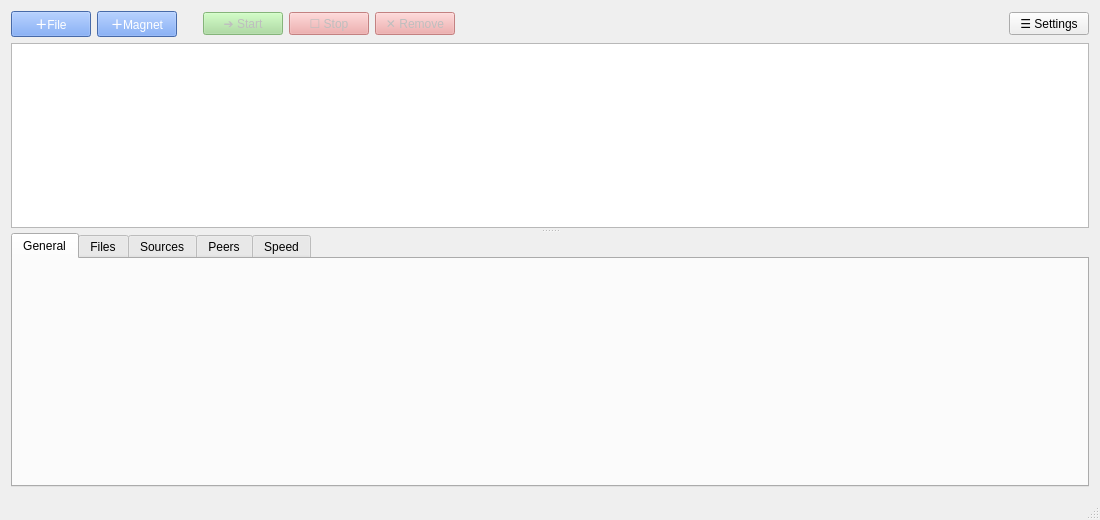
<?xml version="1.0" encoding="UTF-8"?>
<ui version="4.0">
 <class>mainWindowWidget</class>
 <widget class="QMainWindow" name="mainWindowWidget">
  <property name="geometry">
   <rect>
    <x>0</x>
    <y>0</y>
    <width>1100</width>
    <height>520</height>
   </rect>
  </property>
  <property name="windowTitle">
   <string>mtTorrent</string>
  </property>
  <widget class="QWidget" name="centralWidget">
   <layout class="QGridLayout" name="gridLayout_2">
    <item row="0" column="0">
     <layout class="QVBoxLayout" name="verticalLayout">
      <property name="spacing">
       <number>6</number>
      </property>
      <item>
       <layout class="QHBoxLayout" name="horizontalTopLayout">
        <item>
         <widget class="QPushButton" name="buttonAddFile">
          <property name="styleSheet">
           <string notr="true">background-color:CornflowerBlue;
color: rgb(255, 255, 255);
</string>
          </property>
          <property name="text">
           <string>＋File</string>
          </property>
         </widget>
        </item>
        <item>
         <widget class="QPushButton" name="buttonAddMagnet">
          <property name="styleSheet">
           <string notr="true">background-color:CornflowerBlue;
color: rgb(255, 255, 255);</string>
          </property>
          <property name="text">
           <string>＋Magnet</string>
          </property>
         </widget>
        </item>
        <item>
         <spacer name="horizontalSpacer_2">
          <property name="orientation">
           <enum>Qt::Horizontal</enum>
          </property>
          <property name="sizeType">
           <enum>QSizePolicy::Maximum</enum>
          </property>
          <property name="sizeHint" stdset="0">
           <size>
            <width>20</width>
            <height>20</height>
           </size>
          </property>
         </spacer>
        </item>
        <item>
         <widget class="QPushButton" name="buttonStart">
          <property name="enabled">
           <bool>false</bool>
          </property>
          <property name="styleSheet">
           <string notr="true">background-color:rgb(162, 219, 149);
</string>
          </property>
          <property name="text">
           <string>➔ Start</string>
          </property>
         </widget>
        </item>
        <item>
         <widget class="QPushButton" name="buttonStop">
          <property name="enabled">
           <bool>false</bool>
          </property>
          <property name="autoFillBackground">
           <bool>false</bool>
          </property>
          <property name="styleSheet">
           <string notr="true">background-color:rgb(238, 157, 157);
</string>
          </property>
          <property name="text">
           <string>☐ Stop</string>
          </property>
          <property name="flat">
           <bool>false</bool>
          </property>
         </widget>
        </item>
        <item>
         <widget class="QPushButton" name="buttonRemove">
          <property name="enabled">
           <bool>false</bool>
          </property>
          <property name="styleSheet">
           <string notr="true">background-color:rgb(238, 157, 157)</string>
          </property>
          <property name="text">
           <string>✕ Remove</string>
          </property>
         </widget>
        </item>
        <item>
         <spacer name="horizontalSpacer">
          <property name="orientation">
           <enum>Qt::Horizontal</enum>
          </property>
          <property name="sizeHint" stdset="0">
           <size>
            <width>40</width>
            <height>20</height>
           </size>
          </property>
         </spacer>
        </item>
        <item>
         <widget class="QPushButton" name="buttonSettings">
          <property name="text">
           <string>☰ Settings</string>
          </property>
         </widget>
        </item>
       </layout>
      </item>
      <item>
       <widget class="QSplitter" name="splitter">
        <property name="sizePolicy">
         <sizepolicy hsizetype="Preferred" vsizetype="Expanding">
          <horstretch>0</horstretch>
          <verstretch>0</verstretch>
         </sizepolicy>
        </property>
        <property name="minimumSize">
         <size>
          <width>0</width>
          <height>0</height>
         </size>
        </property>
        <property name="maximumSize">
         <size>
          <width>16777215</width>
          <height>16777215</height>
         </size>
        </property>
        <property name="frameShape">
         <enum>QFrame::NoFrame</enum>
        </property>
        <property name="orientation">
         <enum>Qt::Vertical</enum>
        </property>
        <property name="opaqueResize">
         <bool>true</bool>
        </property>
        <property name="handleWidth">
         <number>5</number>
        </property>
        <property name="childrenCollapsible">
         <bool>false</bool>
        </property>
        <widget class="QTableView" name="itemsTable">
         <property name="sizePolicy">
          <sizepolicy hsizetype="Expanding" vsizetype="Expanding">
           <horstretch>0</horstretch>
           <verstretch>0</verstretch>
          </sizepolicy>
         </property>
         <property name="minimumSize">
          <size>
           <width>0</width>
           <height>0</height>
          </size>
         </property>
         <property name="font">
          <font>
           <pointsize>9</pointsize>
          </font>
         </property>
         <property name="focusPolicy">
          <enum>Qt::ClickFocus</enum>
         </property>
         <property name="contextMenuPolicy">
          <enum>Qt::CustomContextMenu</enum>
         </property>
         <property name="styleSheet">
          <string notr="true">QTableView:!active
{
    selection-background-color: palette(highlight);
    selection-color: palette(highlighted-text)
}
</string>
         </property>
         <property name="editTriggers">
          <set>QAbstractItemView::NoEditTriggers</set>
         </property>
         <property name="showDropIndicator" stdset="0">
          <bool>false</bool>
         </property>
         <property name="alternatingRowColors">
          <bool>true</bool>
         </property>
         <property name="selectionMode">
          <enum>QAbstractItemView::ExtendedSelection</enum>
         </property>
         <property name="selectionBehavior">
          <enum>QAbstractItemView::SelectRows</enum>
         </property>
         <property name="verticalScrollMode">
          <enum>QAbstractItemView::ScrollPerItem</enum>
         </property>
         <property name="horizontalScrollMode">
          <enum>QAbstractItemView::ScrollPerPixel</enum>
         </property>
         <property name="showGrid">
          <bool>false</bool>
         </property>
         <property name="gridStyle">
          <enum>Qt::SolidLine</enum>
         </property>
         <property name="sortingEnabled">
          <bool>true</bool>
         </property>
         <property name="wordWrap">
          <bool>false</bool>
         </property>
         <property name="cornerButtonEnabled">
          <bool>false</bool>
         </property>
         <attribute name="horizontalHeaderStretchLastSection">
          <bool>true</bool>
         </attribute>
         <attribute name="verticalHeaderVisible">
          <bool>false</bool>
         </attribute>
        </widget>
        <widget class="QTabWidget" name="tabWidget">
         <property name="contextMenuPolicy">
          <enum>Qt::CustomContextMenu</enum>
         </property>
         <property name="currentIndex">
          <number>0</number>
         </property>
         <widget class="QWidget" name="tabGeneralInfo">
          <attribute name="title">
           <string>General</string>
          </attribute>
          <layout class="QGridLayout" name="gridLayout_3">
           <item row="0" column="0">
            <widget class="QLabel" name="labelGeneralInfo">
             <property name="text">
              <string/>
             </property>
             <property name="scaledContents">
              <bool>false</bool>
             </property>
             <property name="alignment">
              <set>Qt::AlignLeading|Qt::AlignLeft|Qt::AlignTop</set>
             </property>
             <property name="wordWrap">
              <bool>true</bool>
             </property>
             <property name="textInteractionFlags">
              <set>Qt::LinksAccessibleByMouse|Qt::TextSelectableByMouse</set>
             </property>
            </widget>
           </item>
          </layout>
         </widget>
         <widget class="QWidget" name="tabFiles">
          <attribute name="title">
           <string>Files</string>
          </attribute>
          <layout class="QVBoxLayout" name="verticalLayout_2">
           <item>
            <layout class="QGridLayout" name="gridLayoutPieces">
             <item row="1" column="1">
              <widget class="QLabel" name="piecesChartLabel">
               <property name="sizePolicy">
                <sizepolicy hsizetype="Maximum" vsizetype="Preferred">
                 <horstretch>0</horstretch>
                 <verstretch>0</verstretch>
                </sizepolicy>
               </property>
               <property name="styleSheet">
                <string notr="true">padding-left: 5px;
padding-right: 5px</string>
               </property>
               <property name="text">
                <string/>
               </property>
              </widget>
             </item>
             <item row="1" column="0">
              <widget class="QLabel" name="piecesChartWidget">
               <property name="styleSheet">
                <string notr="true">background-color: rgb(209, 209, 209);</string>
               </property>
               <property name="text">
                <string/>
               </property>
              </widget>
             </item>
            </layout>
           </item>
           <item>
            <widget class="QTreeView" name="filesTree">
             <property name="font">
              <font>
               <pointsize>9</pointsize>
              </font>
             </property>
             <property name="frameShape">
              <enum>QFrame::StyledPanel</enum>
             </property>
             <property name="alternatingRowColors">
              <bool>true</bool>
             </property>
             <property name="sortingEnabled">
              <bool>true</bool>
             </property>
            </widget>
           </item>
          </layout>
         </widget>
         <widget class="QWidget" name="tabSources">
          <attribute name="title">
           <string>Sources</string>
          </attribute>
          <layout class="QGridLayout" name="gridLayout_5">
           <item row="0" column="0">
            <widget class="QTableView" name="sourcesTable">
             <property name="font">
              <font>
               <pointsize>9</pointsize>
              </font>
             </property>
             <property name="contextMenuPolicy">
              <enum>Qt::CustomContextMenu</enum>
             </property>
             <property name="alternatingRowColors">
              <bool>true</bool>
             </property>
             <property name="selectionBehavior">
              <enum>QAbstractItemView::SelectRows</enum>
             </property>
             <property name="showGrid">
              <bool>false</bool>
             </property>
             <property name="sortingEnabled">
              <bool>true</bool>
             </property>
             <property name="cornerButtonEnabled">
              <bool>false</bool>
             </property>
             <attribute name="horizontalHeaderStretchLastSection">
              <bool>true</bool>
             </attribute>
             <attribute name="verticalHeaderVisible">
              <bool>false</bool>
             </attribute>
            </widget>
           </item>
          </layout>
         </widget>
         <widget class="QWidget" name="tabPeers">
          <attribute name="title">
           <string>Peers</string>
          </attribute>
          <layout class="QGridLayout" name="gridLayout_4">
           <item row="0" column="0">
            <widget class="QTableView" name="peersTable">
             <property name="font">
              <font>
               <pointsize>9</pointsize>
              </font>
             </property>
             <property name="contextMenuPolicy">
              <enum>Qt::CustomContextMenu</enum>
             </property>
             <property name="alternatingRowColors">
              <bool>true</bool>
             </property>
             <property name="selectionBehavior">
              <enum>QAbstractItemView::SelectRows</enum>
             </property>
             <property name="showGrid">
              <bool>false</bool>
             </property>
             <property name="sortingEnabled">
              <bool>true</bool>
             </property>
             <property name="cornerButtonEnabled">
              <bool>false</bool>
             </property>
             <attribute name="horizontalHeaderStretchLastSection">
              <bool>true</bool>
             </attribute>
             <attribute name="verticalHeaderVisible">
              <bool>false</bool>
             </attribute>
            </widget>
           </item>
          </layout>
         </widget>
         <widget class="QWidget" name="tabSpeed">
          <attribute name="title">
           <string>Speed</string>
          </attribute>
          <layout class="QGridLayout" name="gridLayout">
           <item row="0" column="0">
            <widget class="QChartView" name="chartView">
             <property name="sizePolicy">
              <sizepolicy hsizetype="Expanding" vsizetype="Expanding">
               <horstretch>0</horstretch>
               <verstretch>0</verstretch>
              </sizepolicy>
             </property>
             <property name="autoFillBackground">
              <bool>false</bool>
             </property>
             <property name="resizeAnchor">
              <enum>QGraphicsView::NoAnchor</enum>
             </property>
            </widget>
           </item>
          </layout>
         </widget>
        </widget>
       </widget>
      </item>
     </layout>
    </item>
   </layout>
  </widget>
  <widget class="QStatusBar" name="statusBar">
   <property name="font">
    <font>
     <pointsize>9</pointsize>
    </font>
   </property>
  </widget>
 </widget>
 <layoutdefault spacing="6" margin="11"/>
 <customwidgets>
  <customwidget>
   <class>QChartView</class>
   <extends>QGraphicsView</extends>
   <header>QtCharts</header>
  </customwidget>
 </customwidgets>
 <resources/>
 <connections/>
</ui>
